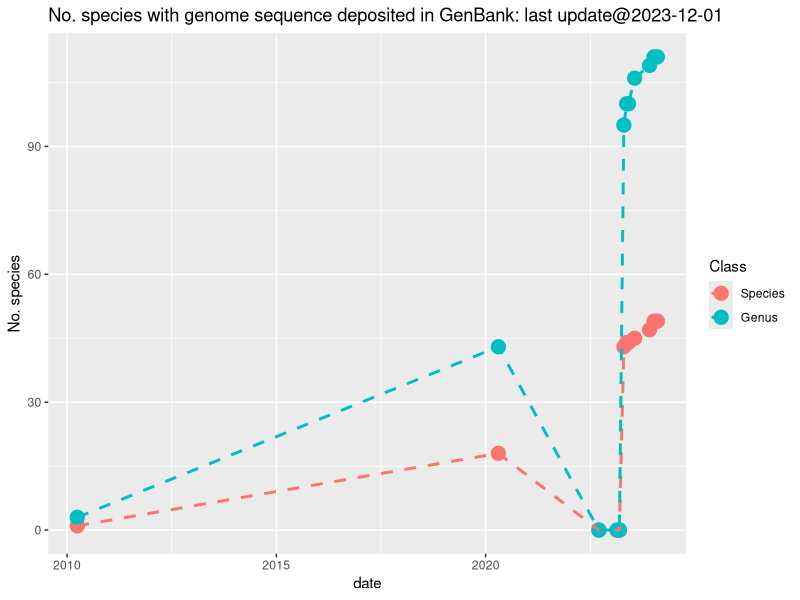

Here is the R script that generated this plot:
#plot.no_genome_deposited.R


library(tidyverse)
library(ggplot2)
library(lubridate)

last_day <- "2023-12-01"

list20220915 <- read_csv("aquatic_organism_genome_size_2022_0915.csv")
list20230221 <- read_csv("aquatic_organism_genome_size_2023_0221.csv")
list20230313 <- read_csv("aquatic_organism_genome_size_2023_0313.csv")
list20230329 <- read_csv("aquatic_organism_genome_size_2023_0329.csv")
list20230421 <- read_csv("aquatic_organism_genome_size_2023_0421.csv")
list20230515 <- read_csv("aquatic_organism_genome_size_2023_0515.csv")
list20230531 <- read_csv("aquatic_organism_genome_size_2023_0531.csv")
list20230724 <- read_csv("aquatic_organism_genome_size_2023_0724.csv")
list20231201 <- read_csv("aquatic_organism_genome_size_2023_1201.csv")
list20240109 <- read_csv("aquatic_organism_genome_size_2024_0109.csv")
list20240207 <- read_csv("aquatic_organism_genome_size_2024_0207.csv")

No_sp_genome_20100331 <- 1
No_sp_genome_20200421 <- 18
No_sp_genome_20220915 <- sum(!is.na(list20220915$Genome_size_of_the_species_Mbp)) 
No_sp_genome_20230221 <- sum(!is.na(list20230221$Genome_size_of_the_species_Mbp)) 
No_sp_genome_20230313 <- sum(!is.na(list20230313$Genome_size_of_the_species_Mbp)) 
No_sp_genome_20230329 <- sum(!is.na(list20230329$Genome_size_of_the_species_Mbp)) 
No_sp_genome_20230421 <- sum(!is.na(list20230421$Genome_size_of_the_species_Mbp)) 
No_sp_genome_20230515 <- sum(!is.na(list20230515$Genome_size_of_the_species_Mbp)) 
No_sp_genome_20230531 <- sum(!is.na(list20230531$Genome_size_of_the_species_Mbp)) 
No_sp_genome_20230724 <- sum(!is.na(list20230724$Genome_size_of_the_species_Mbp)) 
No_sp_genome_20231201 <- sum(!is.na(list20231201$Genome_size_of_the_species_Mbp)) 
No_sp_genome_20240109 <- sum(!is.na(list20240109$Genome_size_of_the_species_Mbp)) 
No_sp_genome_20240207 <- sum(!is.na(list20240207$Genome_size_of_the_species_Mbp)) 


No_sp_genus_20100331 <- 3
No_sp_genus_20200421 <- 43
No_genus_genome_20220915 <- sum(!is.na(list20220915$Average_genome_size_of_the_genus_Mbp)) 
No_genus_genome_20230221 <- sum(!is.na(list20230221$Average_genome_size_of_the_genus_Mbp)) 
No_genus_genome_20230313 <- sum(!is.na(list20230313$Average_genome_size_of_the_genus_Mbp)) 
No_genus_genome_20230329 <- sum(!is.na(list20230329$Average_genome_size_of_the_genus_Mbp)) 
No_genus_genome_20230421 <- sum(!is.na(list20230421$Average_genome_size_of_the_genus_Mbp)) 
No_genus_genome_20230515 <- sum(!is.na(list20230515$Average_genome_size_of_the_genus_Mbp)) 
No_genus_genome_20230531 <- sum(!is.na(list20230531$Average_genome_size_of_the_genus_Mbp)) 
No_genus_genome_20230724 <- sum(!is.na(list20230724$Average_genome_size_of_the_genus_Mbp)) 
No_genus_genome_20231201 <- sum(!is.na(list20231201$Average_genome_size_of_the_genus_Mbp)) 
No_genus_genome_20240109 <- sum(!is.na(list20240109$Average_genome_size_of_the_genus_Mbp)) 
No_genus_genome_20240207 <- sum(!is.na(list20240207$Average_genome_size_of_the_genus_Mbp)) 


genome_chronology <- tibble(
  date = c(ymd("2010-03-31"),ymd("2020-04-21"),ymd("2022-09-15"), 
           ymd("2023-02-21"),ymd("2023-03-13"),ymd("2023-04-21"),
           ymd("2023-05-15"),ymd("2023-05-31"),ymd("2023-07-24"),
           ymd("2023-12-01"),ymd("2024-01-09"),ymd("2024-02-07")), 
  Species = c(No_sp_genome_20100331, No_sp_genome_20200421, No_sp_genome_20220915,
              No_sp_genome_20230221,No_sp_genome_20230313, No_sp_genome_20230421,
              No_sp_genome_20230515,No_sp_genome_20230531,No_sp_genome_20230724,
              No_sp_genome_20231201,No_sp_genome_20240109,No_sp_genome_20240207),
  Genus = c(No_sp_genus_20100331,No_sp_genus_20200421,No_genus_genome_20220915,
            No_genus_genome_20230221,No_genus_genome_20230313,No_genus_genome_20230421,
            No_genus_genome_20230515,No_genus_genome_20230531,No_genus_genome_20230724,
            No_genus_genome_20231201,No_genus_genome_20240109,No_genus_genome_20240207)
            )

Taxonomic_class_lab <- c("Species","Genus")

genome_chronology <- genome_chronology %>% 
  tidyr::gather(Levels, Value, -date) %>% mutate(Class = factor(Levels, levels=Taxonomic_class_lab))

current_day <-  Sys.Date()
title_lab <- paste0("No. species with genome sequence deposited in GenBank: last update@",last_day)
plot_sp_level <- ggplot(data = genome_chronology, aes(x=date, y = Value, color=Class, group=Class)) + 
  geom_point(size=4.5) + 
  geom_line(linetype = "dashed", linewidth = 1) +
  labs(y="No. species", title=title_lab)

png("No_sp_genome_deposited.png", width = 600, height = 400)
plot_sp_level
dev.off()
